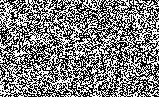
#> input picture examples/xor.png, 159 x 97 px
$ python test_revealercc.py
#> lines starting #> are read from the running program, lines starting #| are printed output that depends on the picture; after the words box and inside, x2 and y2 are one past the last pixel; in counts of white or black regions, pixels touching at a corner belong together
#!/usr/bin/env python
# revealer.cc example
# author Dario Clavijo 2018

import numpy as np
from PIL import Image
from matplotlib import pyplot as plt

img0 = Image.open("examples/xor.png")
#> img0 is the input picture: PIL image 159x97 P; 49.6% white in thin lines or dots
img1 = Image.open("examples/raw_noise.png")
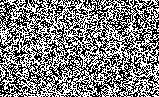
#> input picture examples/raw_noise.png, 159 x 97 px
#> img1 is the input picture: PIL image 159x97 P; 50% white; black in thin lines or dots

data0 = np.array(img0, dtype="uint8")
#> data0: shape (97, 159); values 0 (black) and 1 (white), 50.4% white; black in thin lines or dots
data1 = np.array(img1, dtype="uint8")
#> data1: shape (97, 159); values 0 (black) and 1 (white), 50% white; black in thin lines or dots

y = data0 ^ data1
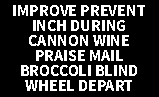
#> y: shape (97, 159); values 0 (black) and 1 (white), 24% white in thin lines or dots, all inside (x1, y1, x2, y2) = (13, 5, 145, 91)
plt.imsave("/tmp/output.png", y, cmap=plt.cm.gray)
